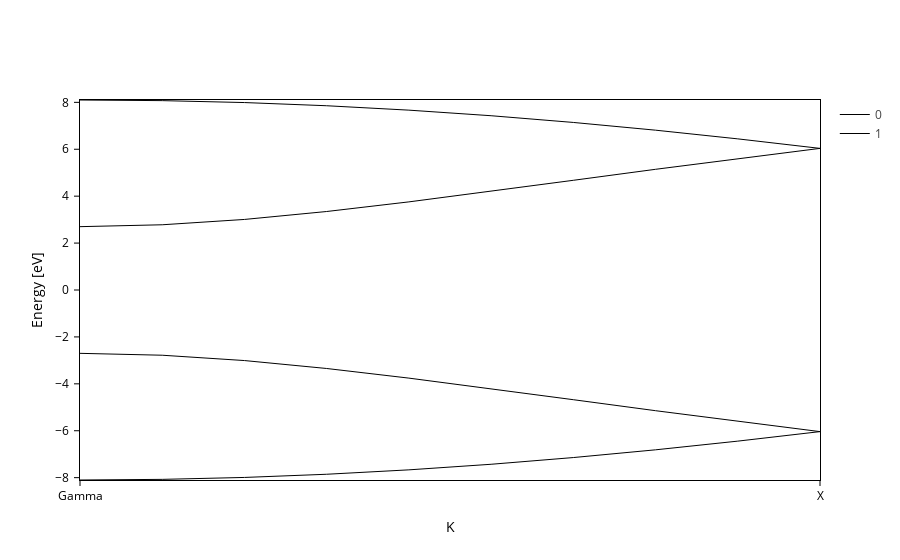

Write notebook code for a chart like this one.
### Code cell
band_struct.plot(backend="plotly_myown")

### Figure 1 — Plotly figure (JSON) as saved in the notebook; plotly's stock layout.template omitted (floating-point values rounded to 4 significant figures)
{"data": [{"hoverinfo": "name", "hovertemplate": "%{y:.2f} eV", "line": {"color": "black", "width": 1.0}, "mode": "lines", "name": "0", "opacity": 1, "showlegend": true, "type": "scatter", "uid": "2f6160fd-841a-4ef5-9783-761e739baff2", "x": [0.0, 0.08194, 0.1639, 0.2458, 0.3278, 0.4097, 0.4916, 0.5736, 0.6555, 0.7375], "y": [-8.1, -8.073, -7.991, -7.855, -7.667, -7.429, -7.144, -6.813, -6.443, -6.037]}, {"hoverinfo": "name", "hovertemplate": "%{y:.2f} eV", "line": {"color": "black", "width": 1.0}, "mode": "lines", "name": "1", "opacity": 1, "showlegend": true, "type": "scatter", "uid": "cf83e117-8166-4e60-b3ec-87ef4c353b7c", "x": [0.0, 0.08194, 0.1639, 0.2458, 0.3278, 0.4097, 0.4916, 0.5736, 0.6555, 0.7375], "y": [-2.7, -2.781, -3.008, -3.346, -3.757, -4.208, -4.677, -5.146, -5.602, -6.037]}, {"hoverinfo": "name", "hovertemplate": "%{y:.2f} eV", "line": {"color": "black", "width": 1.0}, "mode": "lines", "name": "2", "opacity": 1, "showlegend": false, "type": "scatter", "uid": "005c864e-edd3-4e38-a698-6b3d3e9695ba", "x": [0.0, 0.08194, 0.1639, 0.2458, 0.3278, 0.4097, 0.4916, 0.5736, 0.6555, 0.7375], "y": [2.7, 2.781, 3.008, 3.346, 3.757, 4.208, 4.677, 5.146, 5.602, 6.037]}, {"hoverinfo": "name", "hovertemplate": "%{y:.2f} eV", "line": {"color": "black", "width": 1.0}, "mode": "lines", "name": "3", "opacity": 1, "showlegend": false, "type": "scatter", "uid": "93faa6d5-d94a-46ca-876b-6980632167b5", "x": [0.0, 0.08194, 0.1639, 0.2458, 0.3278, 0.4097, 0.4916, 0.5736, 0.6555, 0.7375], "y": [8.1, 8.073, 7.991, 7.855, 7.667, 7.429, 7.144, 6.813, 6.443, 6.037]}], "layout": {"xaxis": {"mirror": true, "range": [0.0, 0.7375], "showgrid": true, "ticktext": ["Gamma", "X"], "tickvals": [0.0, 0.7375], "title": {"text": "K"}}, "yaxis": {"mirror": true, "range": [-8.1, 8.1], "title": {"text": "Energy [eV]"}}}}
